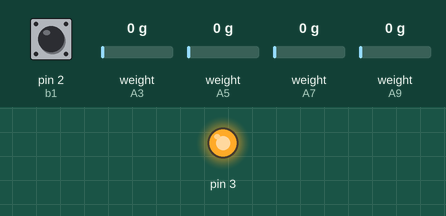
This sketch was run on a simulated Teensy 4. On the bench: output pins drawn as LEDs (lit = HIGH). The inputs (shaded band) are chosen by the test bench; at power-on: pin 2 (b1) HIGH, weight on the scale (sensors on A3, A5, A7, A9) 0 g. What the sketch prints to the serial monitor is not drawn.

Above: at 10.8 s.
10.9 s: pin 2 (b1) pulled LOW for 0.15 s
At 11.4 s:
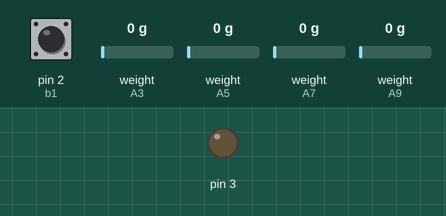
Timing chart, 0 to 13.9 s (numbered marks = the images above; inputs shaded):
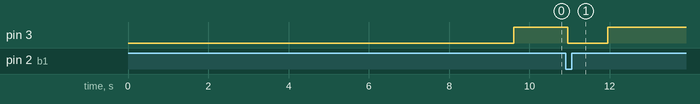

Measured:
- after the input at 10.9 s, pin 3: HIGH → LOW after 0.05 s, → HIGH 1.0 s later

The sketch:

WiiBalanceHX711.ino
```cpp
#include <HX711_ADC.h>
#include <Bounce.h>
Bounce b1 = Bounce(2, 50);
//HX711 constructor:
HX711_ADC lc1(23, 22); // loadCell(hx711 dout, hx711 sck) => pins!!!
HX711_ADC lc2(21, 20);
HX711_ADC lc3(19, 18);
HX711_ADC lc4(17, 16);
float data1, data2, data3, data4;
long t;
bool issue = 0;

void setup() {
  Serial.begin(57600); delay(10);
  Serial.println();
  Serial.println("Starting...");
  pinMode(2, INPUT_PULLUP);
  pinMode(3, OUTPUT);
  digitalWrite(3, 0);
  float calibrationValue; // calibration value
  calibrationValue = 696.0; // uncomment this if you want to set this value in the sketch
  lc1.begin();
  lc2.begin();
  lc3.begin();
  lc4.begin();
  long stabilizingtime = 2000; // tare preciscion can be improved by adding a few seconds of stabilizing time
  boolean _tare = true; //set this to false if you don't want tare to be performed in the next step
  byte lc1_rdy = 0;
  byte lc2_rdy = 0;
  byte lc3_rdy = 0;
  byte lc4_rdy = 0;
  while ((lc1_rdy + lc2_rdy + lc3_rdy + lc4_rdy) < 4) { //run startup, stabilization and tare, both modules simultaniously
    if (!lc1_rdy) lc1_rdy = lc1.startMultiple(stabilizingtime, _tare);
    if (!lc2_rdy) lc2_rdy = lc2.startMultiple(stabilizingtime, _tare);
    if (!lc3_rdy) lc3_rdy = lc3.startMultiple(stabilizingtime, _tare);
    if (!lc4_rdy) lc4_rdy = lc4.startMultiple(stabilizingtime, _tare);

  }
  //  lc1.start(stabilizingtime, _tare);
  //  lc2.start(stabilizingtime, _tare);
  //  lc3.start(stabilizingtime, _tare);
  //  lc4.start(stabilizingtime, _tare);
  if (lc1.getTareTimeoutFlag()) {
    Serial.println("Timeout, check lc1");
    issue = 1;
  }
  if (lc2.getTareTimeoutFlag()) {
    Serial.println("Timeout, check lc2");
    issue = 1;
  }
  if (lc3.getTareTimeoutFlag()) {
    Serial.println("Timeout, check lc3");
    issue = 1;
  }
  if (lc4.getTareTimeoutFlag()) {
    Serial.println("Timeout, check lc4");
    issue = 1;
  }
  //  else {
  //    LoadCell.setCalFactor(calibrationValue); // set calibration factor (float)
  //    Serial.println("Startup is complete");
  //  }
  //  while (!LoadCell.update());
  //  Serial.print("Calibration value: ");
  //  Serial.println(LoadCell.getCalFactor());
  //  Serial.print("HX711 measured conversion time ms: ");
  //  Serial.println(LoadCell.getConversionTime());
  //  Serial.print("HX711 measured sampling rate HZ: ");
  //  Serial.println(LoadCell.getSPS());
  //  Serial.print("HX711 measured settlingtime ms: ");
  //  Serial.println(LoadCell.getSettlingTime());
  //  Serial.println("Note that the settling time may increase significantly if you use delay() in your sketch!");
  //  if (LoadCell.getSPS() < 7) {
  //    Serial.println("!!Sampling rate is lower than specification, check MCU>HX711 wiring and pin designations");
  //  }
  //  else if (LoadCell.getSPS() > 100) {
  //    Serial.println("!!Sampling rate is higher than specification, check MCU>HX711 wiring and pin designations");
  //  }
  lc1.setCalFactor(500.0); // user set calibration value (float)
  lc2.setCalFactor(500.0);
  lc3.setCalFactor(500.0);
  lc4.setCalFactor(500.0);
  lc1.setSamplesInUse(1);
  lc2.setSamplesInUse(1);
  lc3.setSamplesInUse(1);
  lc4.setSamplesInUse(1);
  if (!issue)  digitalWrite(3, 1);
}

void loop() {
  b1.update();
  if ( b1.fallingEdge() ) { //////////////////// setting ++
    lc1.tareNoDelay();
    lc2.tareNoDelay();
    lc3.tareNoDelay();
    lc4.tareNoDelay();
    digitalWrite(3, 0);
    delay(1000);
    digitalWrite(3, 1);
  }
  static boolean newDataReady = 0;
  const int serialPrintInterval = 50; //increase value to slow down serial print activity
  if (millis() > t + serialPrintInterval) {
    int Xglobal = (data1+data4)-(data2+data3);
    int Yglobal = (data1 + data2) - (data3 + data4);
    int total = (data1+data2+data3+data4);
    Serial.print(Xglobal); Serial.print("\t");
    Serial.print(Yglobal); Serial.print("\t");
    Serial.print(total); Serial.print("\t");
    usbMIDI.sendPitchBend(Xglobal, 1);
    usbMIDI.sendPitchBend(Yglobal, 2);
    usbMIDI.sendPitchBend(total, 3);
//    Serial.print(data1); Serial.print("\t");
//    Serial.print(data2); Serial.print("\t");
//    Serial.print(data3); Serial.print("\t");
//    Serial.print(data4);
Serial.println();
    t = millis();
  }
  // check for new data/start next conversion:
  if (lc1.update()) { // newDataReady = true;
    data1 = -1 * lc1.getData();
    // Serial.print("Load_cell output val: ");
    //Serial.println(i);
  }
  if (lc2.update()) { // newDataReady = true;
    data2 = -1 * lc2.getData();
  }
  if (lc3.update()) { // newDataReady = true;
    data3 = -1 * lc3.getData();
  }
  if (lc4.update()) { // newDataReady = true;
    data4 = -1 * lc4.getData();
  }
  //  // get smoothed value from the dataset:
  //  if (newDataReady) {
  //    if (millis() > t + serialPrintInterval) {
  //      float i = LoadCell.getData();
  //      Serial.print("Load_cell output val: ");
  //      Serial.println(i);
  //      newDataReady = 0;
  //      t = millis();
  //    }
  //  }

  // receive command from serial terminal, send 't' to initiate tare operation:
  if (Serial.available() > 0) {
    float i;
    char inByte = Serial.read();
    if (inByte == 't') {
      lc1.tareNoDelay();
      lc2.tareNoDelay();
      lc3.tareNoDelay();
      lc4.tareNoDelay();
    }
  }

  // check if last tare operation is complete:
  if (lc1.getTareStatus() == true) {
    Serial.println("Tare complete");
  }

}
```
